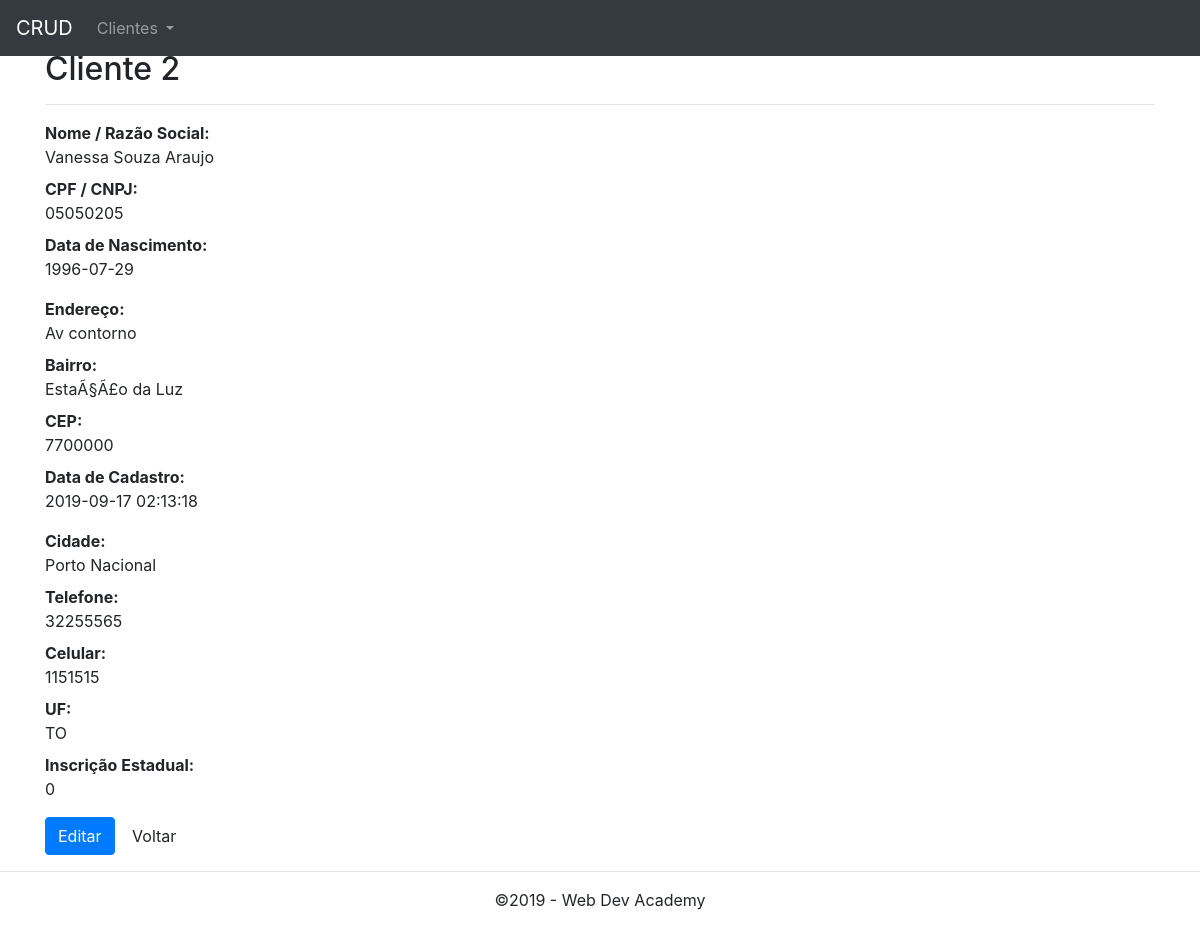
Page /customers/view.php?id=2 on the committed database.
### tables this page shows
CREATE TABLE `customers` (
  `id` int(11) NOT NULL,
  `name` varchar(255) NOT NULL,
  `cpf_cnpj` varchar(14) NOT NULL,
  `birthdate` date NOT NULL,
  `address` varchar(255) NOT NULL,
  `hood` varchar(100) NOT NULL,
  `zip_code` int(8) NOT NULL,
  `city` varchar(100) NOT NULL,
  `state` varchar(100) NOT NULL,
  `phone` int(13) NOT NULL,
  `mobile` int(13) NOT NULL,
  `ie` int(11) NOT NULL,
  `created` datetime NOT NULL,
  `modified` datetime NOT NULL
);

### inc/database.php (called while the page is built, shortened)
<?php
    function open_database(){
        try{
            $conn = new mysqli(DB_HOST, DB_USER, DB_PASSWORD, DB_NAME);
            return $conn;
        }
        catch (Exception $e){
            echo $e->getMessage();
            return null;
        }
    }
    function find($table = null, $id= null){
        $database = open_database();
        $found = null;
        try{
            if($id){
                $sql ="SELECT * FROM ".$table . " WHERE id =". $id;
                $result = $database->query($sql);
                if($result->num_rows >0){
                    $found = $result->fetch_assoc();
                }
            } else {
                $sql = "SELECT * FROM ". $table;
                $result = $database->query($sql);
                if($result->num_rows >0){
                    $found = $result->fetch_all(MYSQLI_ASSOC);
                }
            }
        } catch(Exception $e){
            $_SESSION['message'] = $e->getMessage();
            $_SESSION['type'] = 'danger';
        }
        return $found;
    }
?>

### customers/functions.php (called while the page is built, shortened)
<?php
function view($id = null){
    $customer = find('customers', $id);
}
?>

### customers/view.php (the view, shortened to what this page needs)
<?php
    require_once('functions.php');
    view($_GET['id']);
?>
<h2>Cliente <?php echo $customer['id']; ?></h2>
<hr>
<dl class="dl-horizontal">
    <dt>Nome / Razão Social:</dt>
    <dd><?php echo $customer['name']; ?></dd>
	<dt>CPF / CNPJ:</dt>
    <dd><?php echo $customer['cpf_cnpj']; ?></dd>
	<dt>Data de Nascimento:</dt>
    <dd><?php echo $customer['birthdate']; ?></dd>
</dl>
<dl class="dl-horizontal">
    <dt>Endereço:</dt>
    <dd><?php echo $customer['address']; ?></dd>
	<dt>Bairro:</dt>
    <dd><?php echo $customer['hood']; ?></dd>
	<dt>CEP:</dt>
    <dd><?php echo $customer['zip_code']; ?></dd>
	<dt>Data de Cadastro:</dt>
    <dd><?php echo $customer['created']; ?></dd>
</dl>
<dl class="dl-horizontal">
    <dt>Cidade:</dt>
    <dd><?php echo $customer['city']; ?></dd>
	<dt>Telefone:</dt>
    <dd><?php echo $customer['phone']; ?></dd>
	<dt>Celular:</dt>
    <dd><?php echo $customer['mobile']; ?></dd>
	<dt>UF:</dt>
    <dd><?php echo $customer['state']; ?></dd>
	<dt>Inscrição Estadual:</dt>
    <dd><?php echo $customer['ie']; ?></dd>
</dl>
<div id="actions" class="row">
    <div class="col-md-12">
        <a href="edit.php?id=<?php echo $customer['id']; ?>" class="btn btn-primary">Editar</a>
        <a href="index.php" class="btn btn-default">Voltar</a>
    </div>
</div>

### inc/header.php (style rules this page uses)
body { padding-top: 50px; padding-bottom: 50px; }

### rows in the picture
customers: id "2", name "Vanessa Souza Araujo", cpf_cnpj "05050205", birthdate "1996-07-29", address "Av contorno", hood "EstaÃ§Ã£o da Luz", zip_code "7700000", created "2019-09-17 02:13:18", city "Porto Nacional", phone "32255565", mobile "1151515", state "TO", ie "0"
